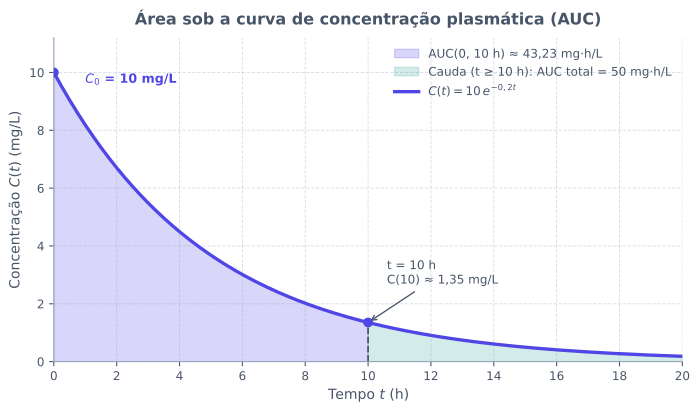

The Python source for this figure:
from pathlib import Path

import matplotlib.pyplot as plt
import matplotlib.ticker as ticker
import numpy as np

plt.rcParams["svg.fonttype"] = "none"


def main() -> None:
    c0 = 10.0  # mg/L
    k = 0.2    # h^-1
    t_max = 20.0
    t_parcial = 10.0

    t = np.linspace(0.0, t_max, 400)
    c = c0 * np.exp(-k * t)

    t_10 = np.linspace(0.0, t_parcial, 200)
    c_10 = c0 * np.exp(-k * t_10)

    t_cauda = np.linspace(t_parcial, t_max, 200)
    c_cauda = c0 * np.exp(-k * t_cauda)

    auc_10 = (c0 / k) * (1.0 - np.exp(-k * t_parcial))  # 43.23 mg·h/L
    auc_total = c0 / k                                  # 50.00 mg·h/L

    cor_texto = "#475569"
    cor_grade = "#94A3B8"
    cor_curva = "#4F46E5"
    cor_cauda = "#0D9488"

    fig, ax = plt.subplots(figsize=(7.4, 4.4))
    fig.patch.set_alpha(0.0)
    ax.patch.set_alpha(0.0)

    ax.fill_between(
        t_10,
        0.0,
        c_10,
        color=cor_curva,
        alpha=0.22,
        label=f"AUC(0, 10 h) ≈ {auc_10:.2f} mg·h/L".replace(".", ","),
    )
    ax.fill_between(
        t_cauda,
        0.0,
        c_cauda,
        color=cor_cauda,
        alpha=0.18,
        label=f"Cauda (t ≥ 10 h): AUC total = {auc_total:.0f} mg·h/L".replace(".", ","),
    )
    ax.plot(t, c, color=cor_curva, linewidth=2.5, label="$C(t) = 10\\,e^{-0,2t}$")

    c_em_10 = c0 * np.exp(-k * t_parcial)
    ax.vlines(t_parcial, 0.0, c_em_10, color=cor_texto, linestyle="--", linewidth=1.3)
    ax.scatter([0.0, t_parcial], [c0, c_em_10], color=cor_curva, s=40, zorder=4)

    ax.annotate(
        "$C_0$ = 10 mg/L",
        xy=(0.0, c0),
        xytext=(1.0, 9.6),
        fontsize=9.5,
        color=cor_curva,
        fontweight="bold",
    )
    ax.annotate(
        f"t = 10 h\nC(10) ≈ {c_em_10:.2f} mg/L".replace(".", ","),
        xy=(t_parcial, c_em_10),
        xytext=(10.6, 2.7),
        fontsize=9,
        color=cor_texto,
        arrowprops={"arrowstyle": "->", "color": cor_texto, "lw": 1.0},
    )

    fmt_virgula = ticker.FuncFormatter(lambda val, _: f"{val:g}".replace(".", ","))
    ax.xaxis.set_major_formatter(fmt_virgula)
    ax.yaxis.set_major_formatter(fmt_virgula)

    ax.set_xlim(0.0, t_max)
    ax.set_ylim(0.0, 11.2)
    ax.set_xticks(np.arange(0, 21, 2))
    ax.set_title(
        "Área sob a curva de concentração plasmática (AUC)",
        fontsize=12,
        fontweight="bold",
        color=cor_texto,
        pad=10,
    )
    ax.set_xlabel("Tempo $t$ (h)", fontsize=10.5, color=cor_texto)
    ax.set_ylabel("Concentração $C(t)$ (mg/L)", fontsize=10.5, color=cor_texto)

    ax.grid(True, linestyle="--", linewidth=0.7, alpha=0.35, color=cor_grade)
    ax.spines["top"].set_visible(False)
    ax.spines["right"].set_visible(False)
    ax.spines["left"].set_color(cor_grade)
    ax.spines["bottom"].set_color(cor_grade)
    ax.tick_params(colors=cor_texto, labelsize=9)
    ax.legend(loc="upper right", frameon=False, fontsize=9, labelcolor=cor_texto)

    fig.tight_layout()
    destino = Path(__file__).resolve().parent / "auc-farmaco.svg"
    fig.savefig(destino, format="svg", transparent=True, bbox_inches="tight")
    plt.close(fig)


if __name__ == "__main__":
    main()
